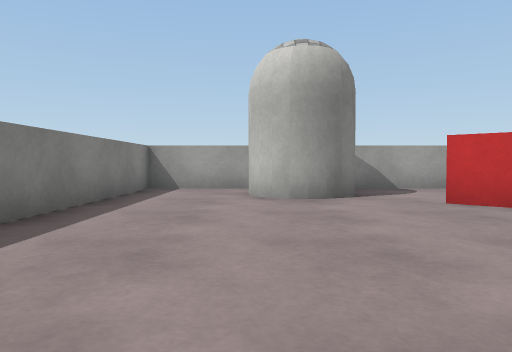
[1] (above)

16 first-person views from a walk through a 3-D level made in the Unity game engine. The camera is 0.59 m above the floor, tilts 2° down and sees 70° across. The floor is counted in squares, 1 m on a side. Each view is taken from the middle of a square. On the plan, view 1 faces up. The plan holds only what a view shows up to about 10 squares ahead; the rest is blank. The player character is not drawn. Surface patterns are stand-ins for the level's own textures.

[2]
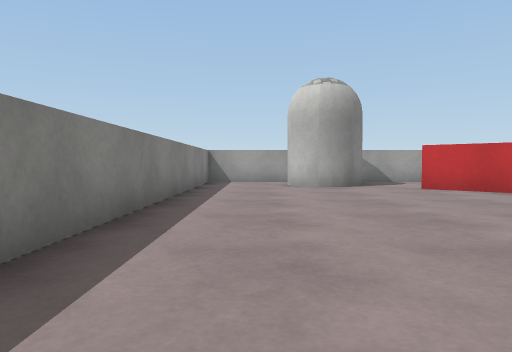

[3]
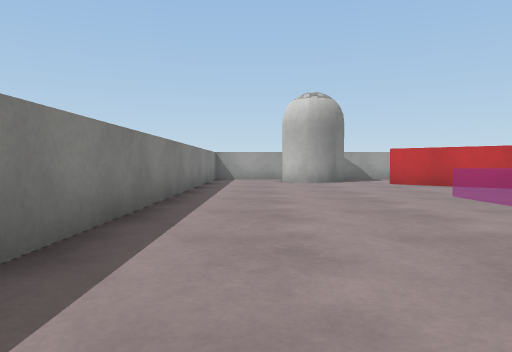

[4]
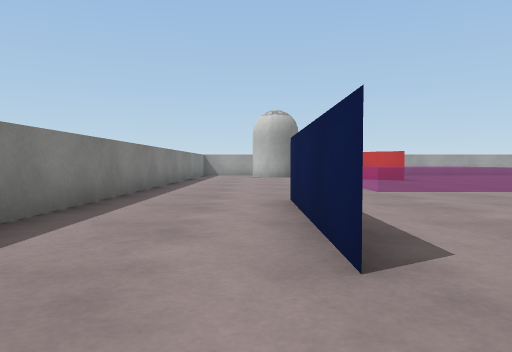

[5]
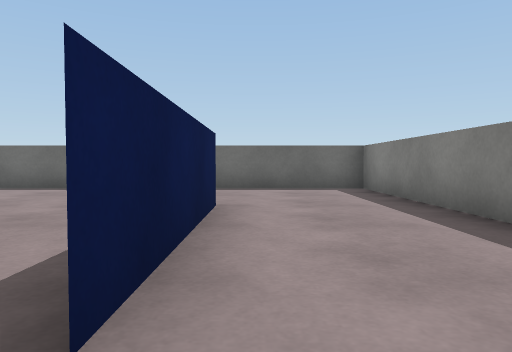

[6]
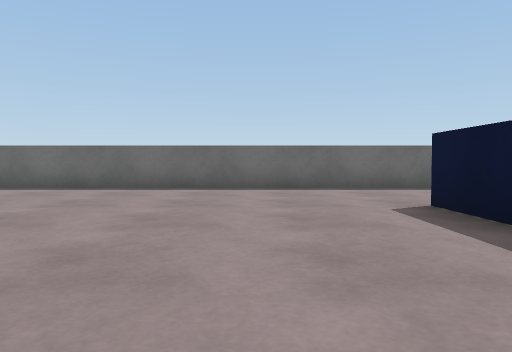

[7]
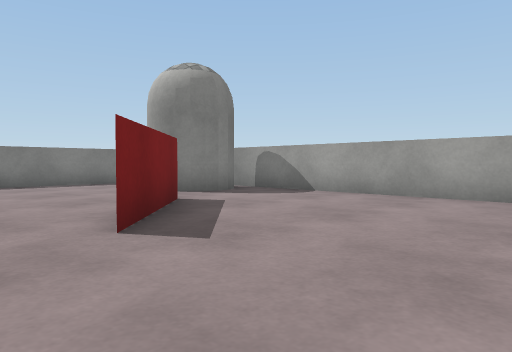

[8]
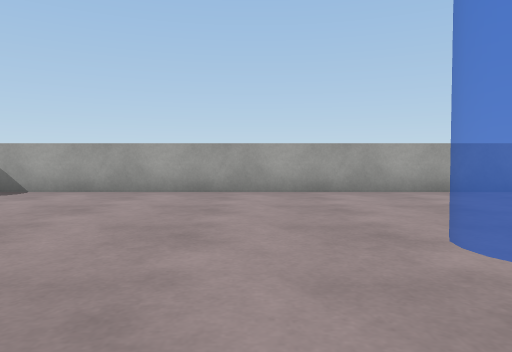

[9]
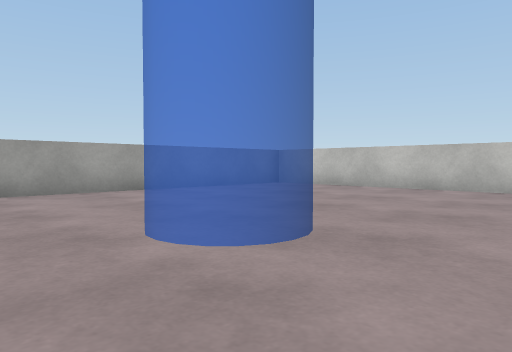

[10]
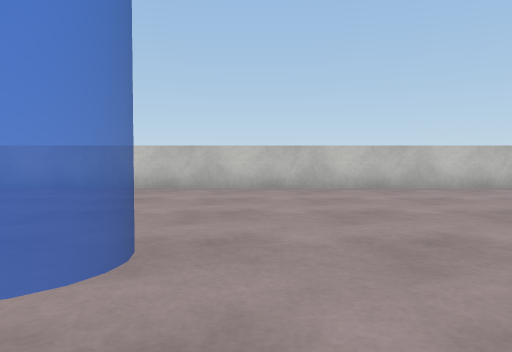

[11]
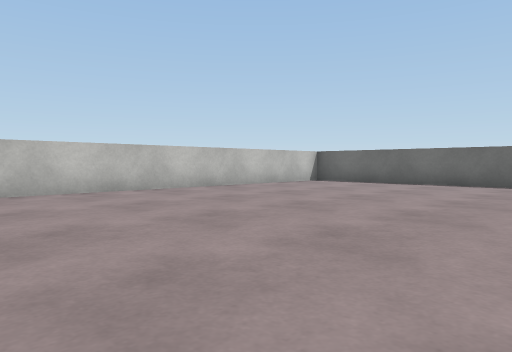

[12]
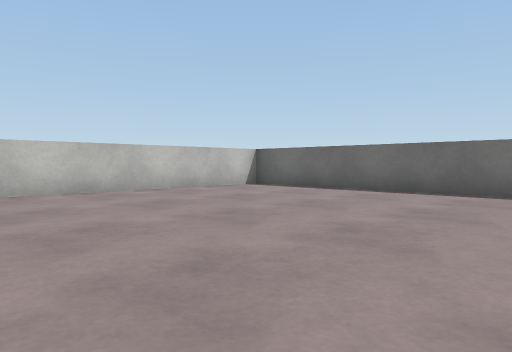

[13]
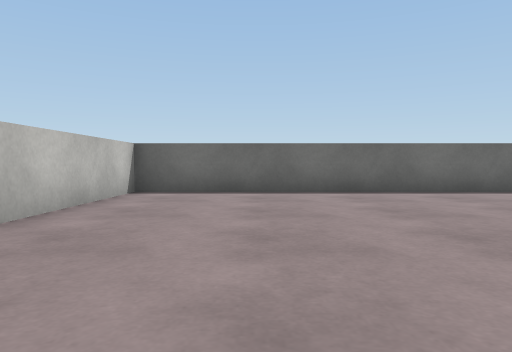

[14]
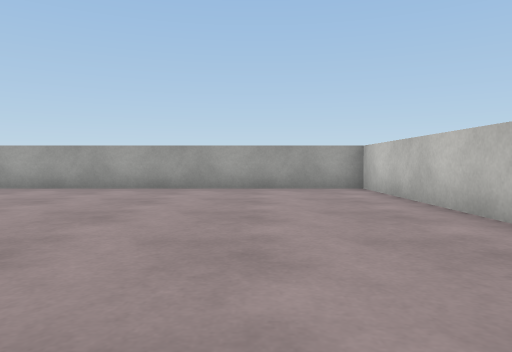

[15]
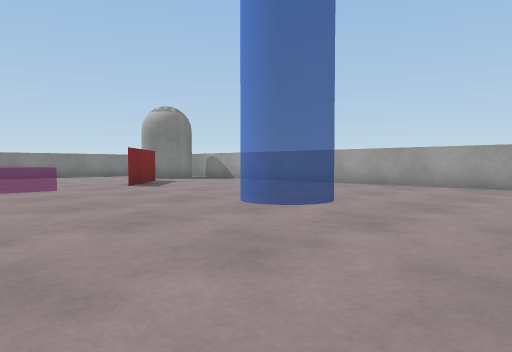

[16]
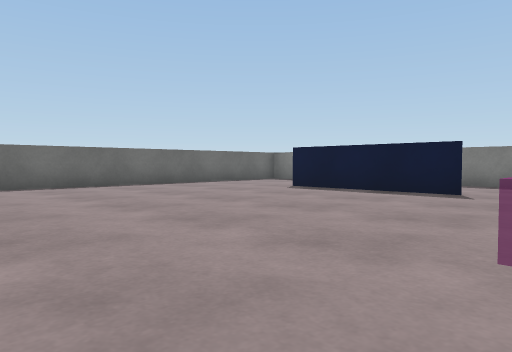

### Floor plan
Points are (right, up) in squares from view 1. A wall is a line through its corners. A room is listed if a view was taken in it or the views show most of it. See-through windows are left out.
Room 1 (views 1, 2, 3, 4, 5, 6, 7, 8, 9, 10, 11, 12, 13, 14, 15, 16)
walls: (5, 3.4) (2.7, 5.4) (5, 3.3); (0.6, -3) (0.6, -7.1) (0.6, -3); (-2.5, -10.5) (16.5, -10.5) (16.5, 8.5) (-2.5, 8.5) (-2.5, -10.5)
objects: white capsule (0, 6) to (2, 7)

Where each view was taken, in squares from view 1:
view 1: 0 up, 0 right, facing up
view 2: 3 down, 1 left, facing up
view 3: 5 down, 1 left, facing up
view 4: 9 down, 0 right, facing up
view 5: 2 down, 0 right, facing down
view 6: 2 down, 3 right, facing down
view 7: 2 up, 8 right, facing up-left
view 8: 1 up, 8 right, facing up
view 9: 1 up, 8 right, facing up-right
view 10: 2 up, 8 right, facing right
view 11: 0 up, 9 right, facing down-right
view 12: 3 down, 9 right, facing down-right
view 13: 3 down, 14 right, facing down
view 14: 0 up, 14 right, facing up
view 15: 1 down, 14 right, facing up-left
view 16: 1 down, 8 right, facing down-left
